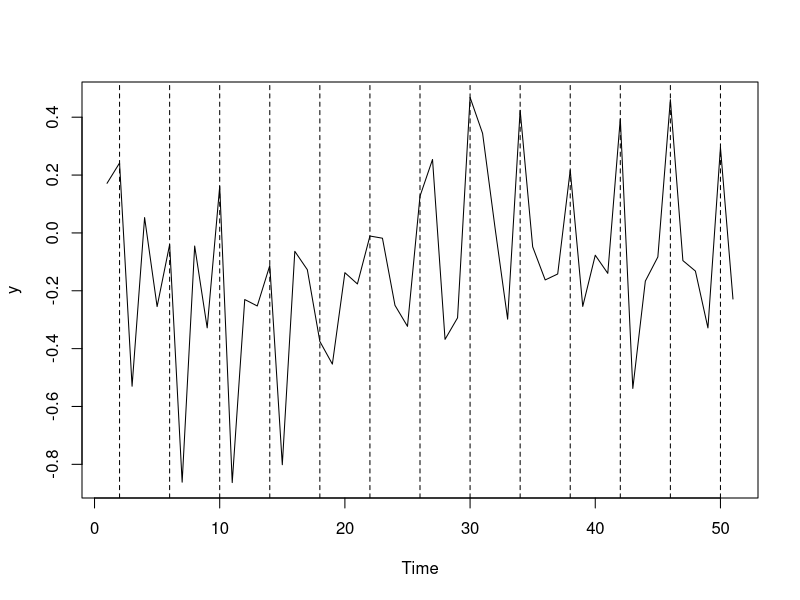
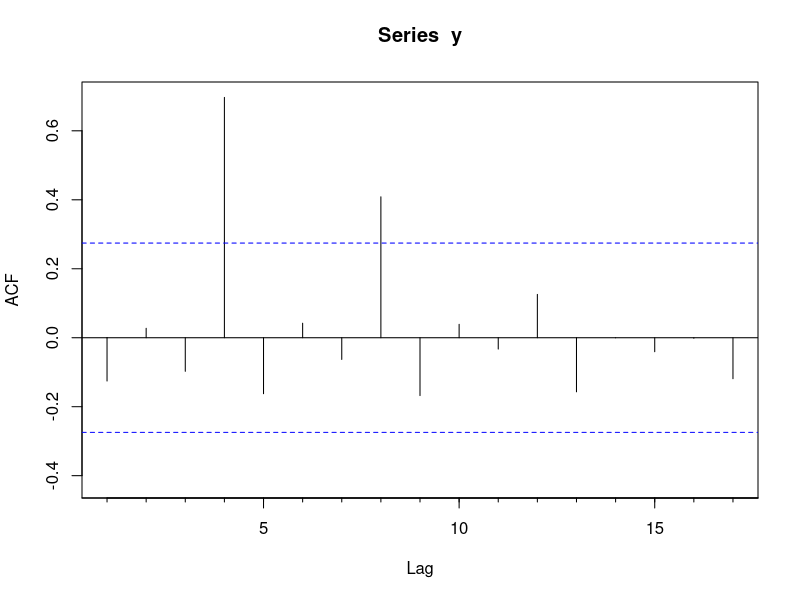
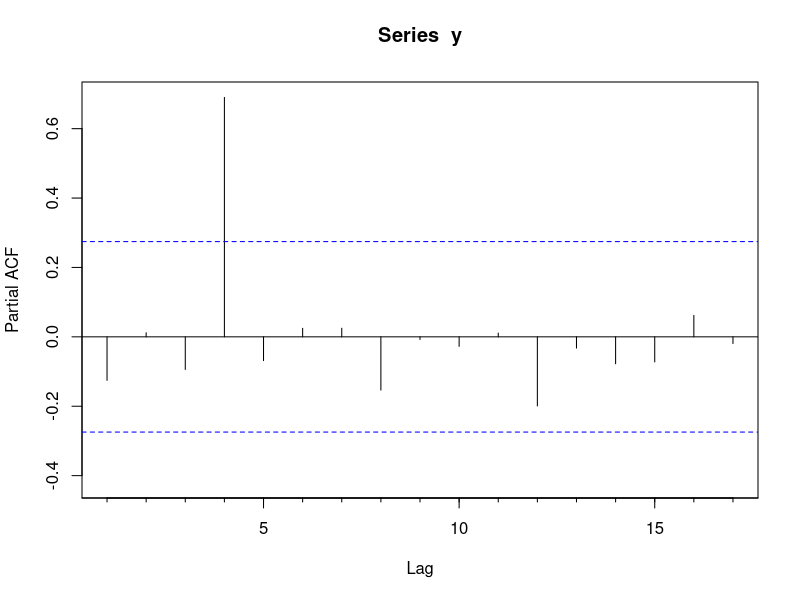
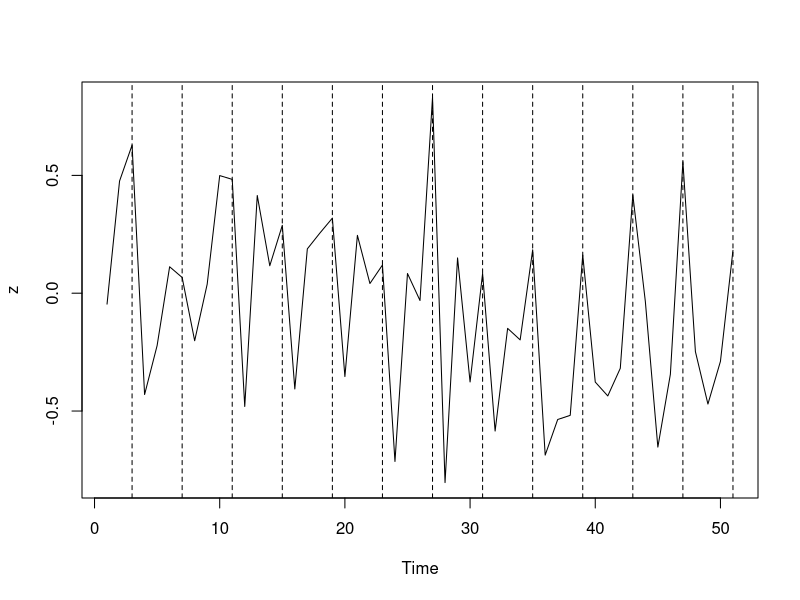
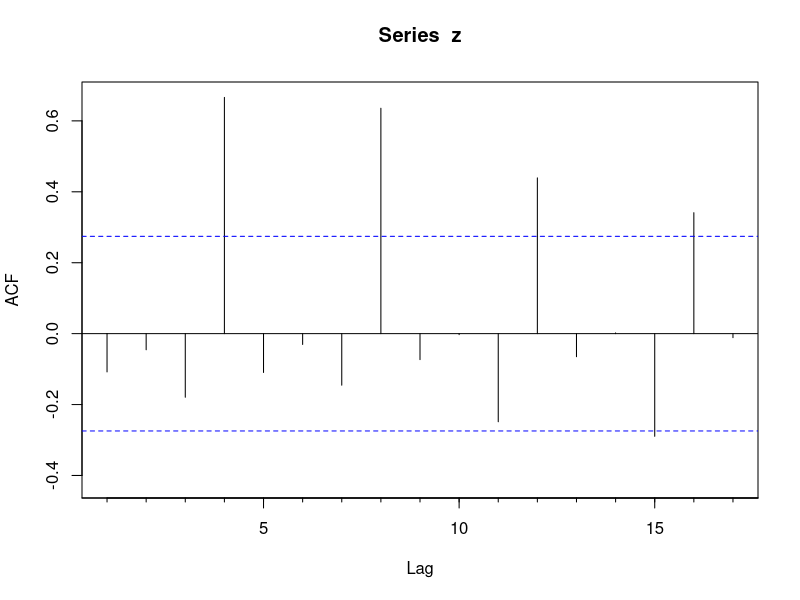
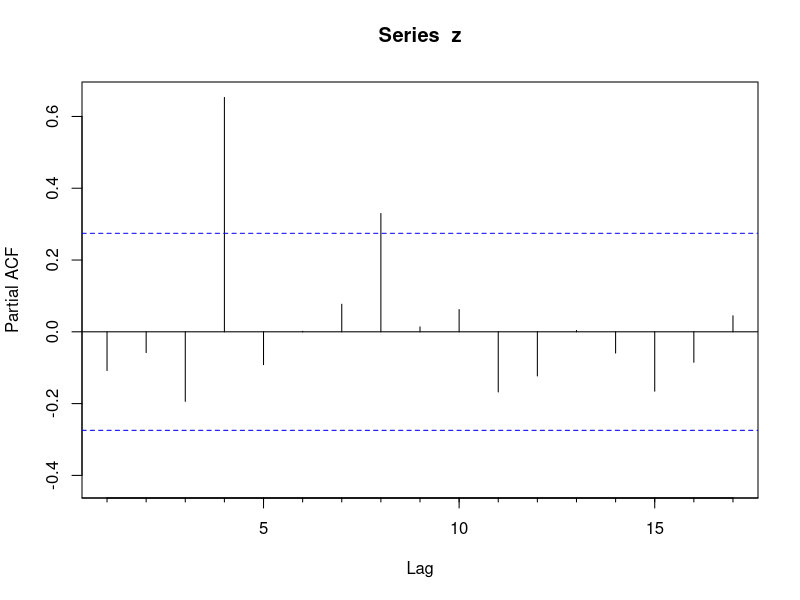

R code for these plots, in order:
# Seasonal AR process.
rm(list=ls())

library(forecast)

# Lets simulate a S-AR(1) process
y<-c(0,0,0,0)
phi<-(0.8)

nrep<-400

set.seed(25)
for (i in 5:nrep){
  y[i]=phi*y[i-4]+rnorm(1,0,0.25)
}

y<-ts(y[100:150])
plot(y)
abline(v=seq(2,60,4),lty=2)

Acf(y)    # Declining ACF. Spikes only significant for lags multiple of 4.
Pacf(y)   # One single spike at lag 4

# Lets try a S_AR(2) process

z<-rep(0,12)
phi1<-0.5
phi2<-0.3

set.seed(42)
for (i in 9:nrep){
  z[i]=phi1*z[i-4]+phi2*z[i-8]+rnorm(1,0,0.25)
}

z<-ts(z[100:150])
plot(z)
abline(v=seq(3,60,4),lty=2)

Acf(z)  # Declining ACF. Spikes only significant for lags multiple of 4.
Pacf(z) # Two spikes at lag 4 and lag 8.


